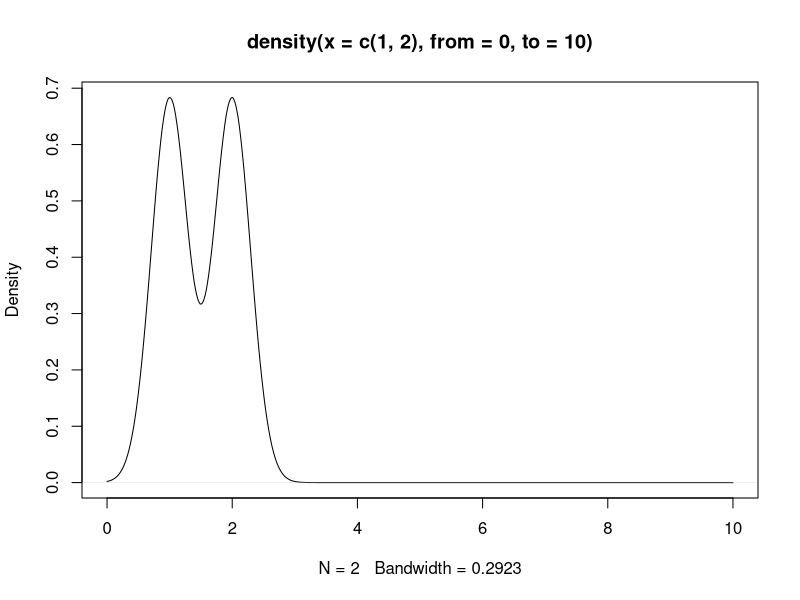
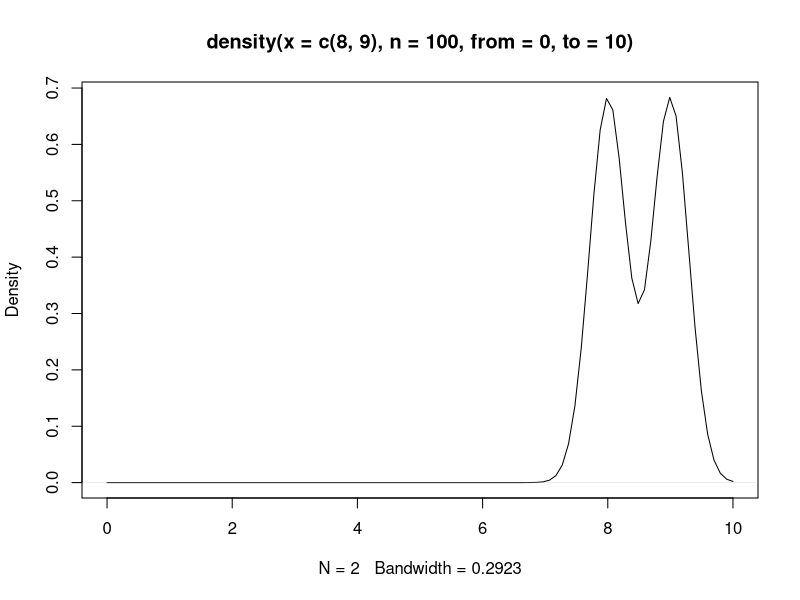
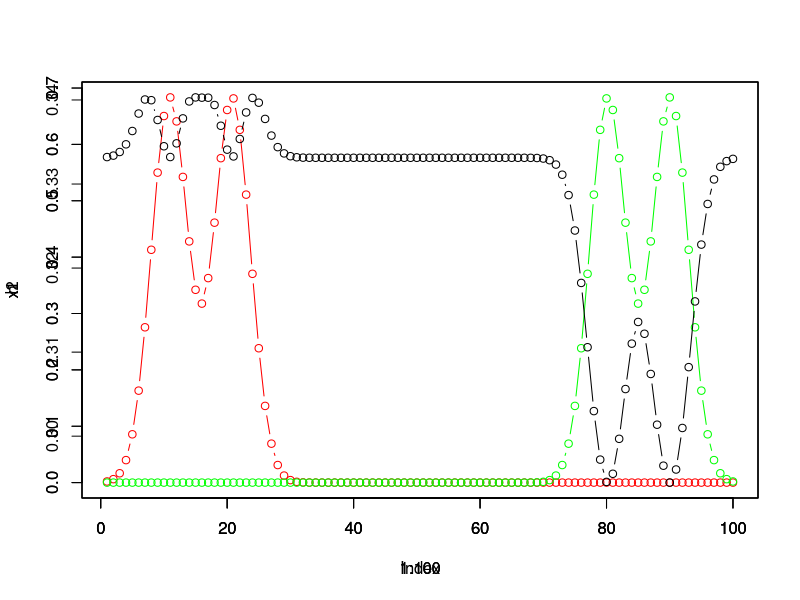

These figures' R source, in order:
library(MASS)
library(ggplot2)


plot(density(x=c(1,2),from=0,to=10))
x1 <-density(x=c(1,2),from=0,to=10,n=100)

x1 <- x1$y

x2 <-density(x=c(8,9),from=0,to=10,n = 100)
plot(x2)
x2 <- x2$y
plot(1:100, x1, type="b",col="red" )
par(new=TRUE)
plot(1:100, x2, col="green" ,type="b")

kern <- function(v1,v2){
  vec <- v1-v2
  return(0.1*exp(-(norm(vec,"2"))^2/20))
}

leng <- 100
matr2 <- matrix(NA,nrow=100,ncol=100)
for (i in 1:100){
  for (j in 1:100){
    matr2[i,j] <- kern(c(x1[i],x2[i]),c(x1[j],x2[j]))
  }
}
h <-mvrnorm(n = 1, mu=rep(0,100), Sigma=matr2)
par(new=TRUE)
plot(h,type="b")
